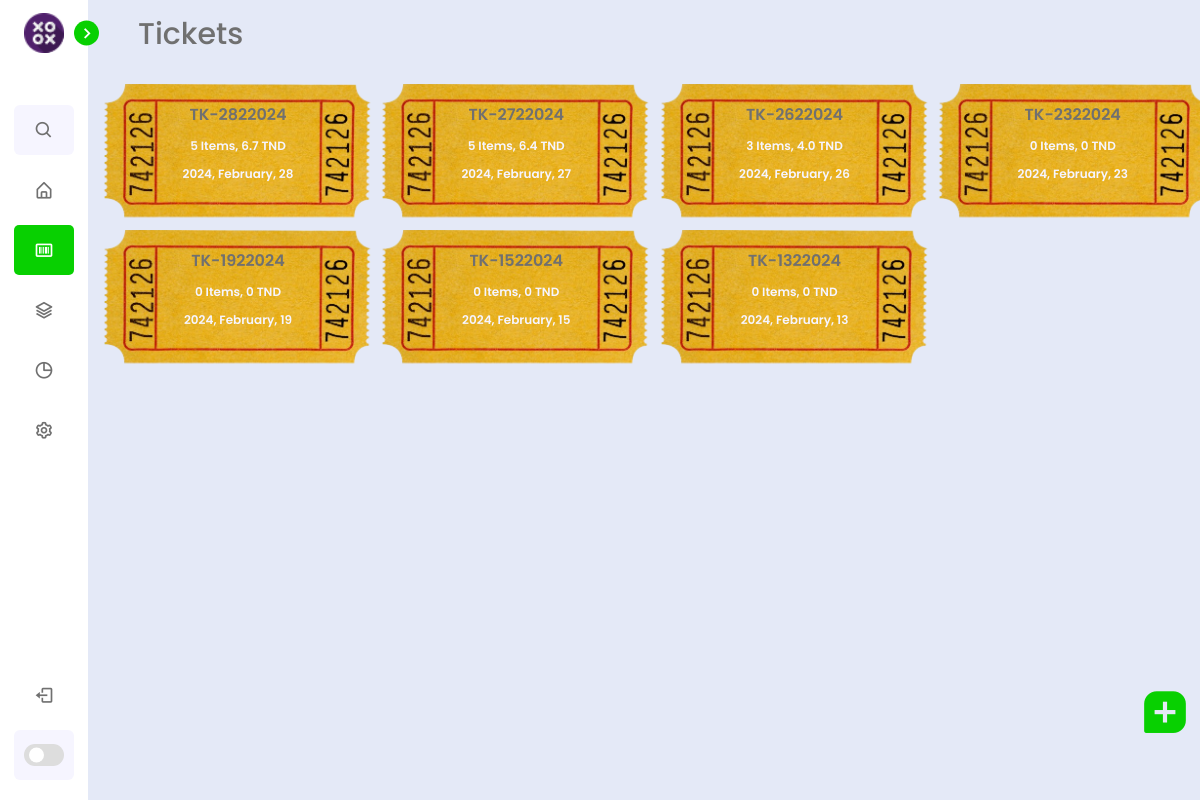
Page /tickets (signed in) on the earlier database version.
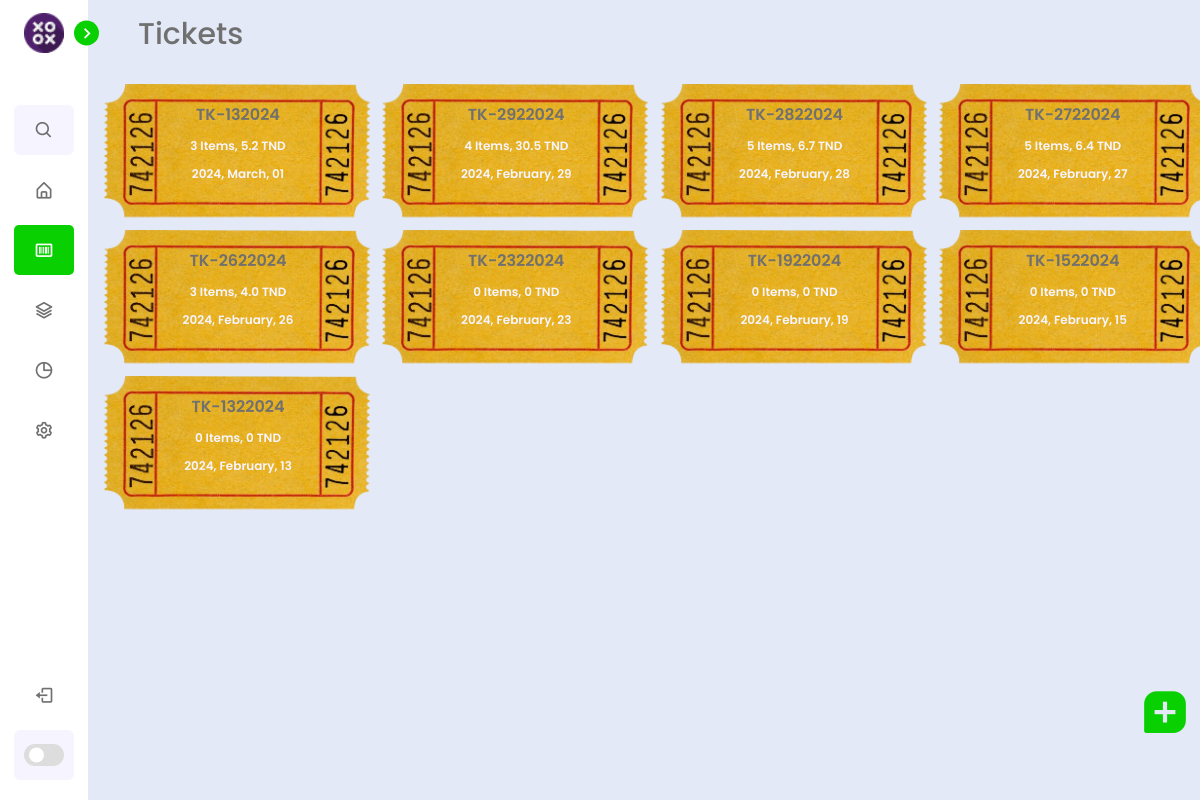
Same page on the later database version.
### tables this page shows
CREATE TABLE "tickets" (
	"id"	INTEGER NOT NULL,
	"createdAt"	TEXT NOT NULL,
	"user"	INTEGER NOT NULL,
	"code"	TEXT NOT NULL,
	PRIMARY KEY("id" AUTOINCREMENT),
	FOREIGN KEY("user") REFERENCES "users"("id")
);

### app.py (the view)
@app.route('/tickets')
def tickets():
    tk = Ticket(session.get("userId"))
    return render_template("tickets.html",session=session,jsonObj=loadJsonFile(),tickets=tk.getAllTickets())

### Models/dbmanager.py (called while the page is built)
def fetchData(strQuery,data):
    conn = sqlite3.connect('moymgmt_v2.db')
    cursor = conn.cursor()
    cursor.execute(strQuery,data)
    rows = cursor.fetchall()
    conn.close()
    return rows

### Models/item.py (called while the page is built)
    def generateTodayTimeStamp(self,prefix="TK"):
        return prefix+"-"+str(datetime.now().day)+str(datetime.now().month)+str(datetime.now().year)

### app.py (called while the page is built)
def loadJsonFile(filename="categories.json"):
    with open(filename, 'r') as file:
        data = json.load(file)
    return data

### templates/tickets.html (shortened to what this page needs)
{% extends "base.html" %}
{% block body %}
<div class="text">Tickets</div>
<div class="ticket-container">
    {% for ticket in tickets %}
    <div class="ticket-card">
        <p><a href="#">{{ ticket[1] }}</a></p>
        <p style="font-size: 12px;">{{ ticket[3] }} Items, {{ ticket[4] }} TND</p>
        <p style="font-size: 12px;">{{ ticket[0] }}</p>
    </div>
    {% endfor %}
</div>
{% endblock %}

### templates/base.html (shortened to what this page needs)
<!DOCTYPE html>
<html lang="en">
<head>
    <link rel="stylesheet" href="{{ url_for('static',filename='css/style.css') }}">
    <link href='https://unpkg.com/boxicons@2.1.1/css/boxicons.min.css' rel='stylesheet'>
</head>
<body>
    <nav class="sidebar close">
        <header>
            <div class="image-text">
                <span class="image">
                    <img src="{{ url_for('uploaded_file',filename='d3f5a878d87976c8da223eabbed9eebd.png') }}" alt="">
                </span>
            </div>
            <i class='bx bx-chevron-right toggle'></i>
        </header>
        <div class="menu-bar">
            <div class="menu">
                <li class="search-box">
                    <i class='bx bx-search icon'></i>
                </li>
                <ul class="menu-links">
                    <li class="nav-link {% if request.endpoint == 'index' %}active{% endif %}">
                        <a href="/">
                            <i class='bx bx-home-alt icon'></i>
                        </a>
                    </li>
                    <li class="nav-link {% if request.endpoint == 'tickets' or request.endpoint == 'ticket_details' %}active{% endif %}">
                        <a href="/tickets">
                            <i class='bx bx-barcode icon' ></i>
                        </a>
                    </li>
                    <li class="nav-link">
                        <a href="#">
                            <i class='bx bx-layer icon'></i>
                        </a>
                    </li>
                    <li class="nav-link">
                        <a href="#">
                            <i class='bx bx-pie-chart-alt icon' ></i>
                        </a>
                    </li>
                    <li class="nav-link">
                        <a href="#">
                            <i class='bx bx-cog icon' ></i>
                        </a>
                    </li>
                </ul>
            </div>
            <div class="bottom-content">
                <li class="">
                    <a href="/logout">
                        <i class='bx bx-log-out icon' ></i>
                    </a>
                </li>
                <li class="mode">
                    <div class="toggle-switch">
                        <span class="switch"></span>
                    </div>
                </li>
            </div>
        </div>
    </nav>
    <section class="home">
        {% block body %}{% endblock %}
    </section>
    <div class="add" data-modal-target="#modal"><i class='bx bxs-message-square-add'></i></div>
</body>
</html>

### static/css/style.css (style rules this page uses)
* { margin: 0; padding: 0; box-sizing: border-box; font-family: 'Poppins', sans-serif; }
:root { --body-color: #E4E9F7; --sidebar-color: #FFF; --primary-color: #08d001; --primary-color-light: #F6F5FF; --toggle-color: #DDD; --text-color: #707070; --text-color-light:#F6F5FF; --popup-color: #eee; --tran-03: all 0.2s ease; --tran-03: all 0.3s ease; --tran-04: all 0.3s ease; --tran-05: all 0.3s ease; --tran-06: all 1s ease; }
body { min-height: 100vh; background-color: var(--body-color); transition: var(--tran-05); }
.sidebar { position: fixed; top: 0; left: 0; height: 100%; width: 250px; padding: 10px 14px; background: var(--sidebar-color); transition: var(--tran-05); z-index: 100; }
.sidebar.close { width: 88px; }
.sidebar li { height: 50px; list-style: none; display: flex; align-items: center; margin-top: 10px; }
.sidebar header .image, .sidebar .icon { min-width: 60px; border-radius: 6px; }
.sidebar .icon { min-width: 60px; border-radius: 6px; height: 100%; display: flex; align-items: center; justify-content: center; font-size: 20px; }
.sidebar .text, .sidebar .icon { color: var(--text-color); transition: var(--tran-03); }
.sidebar header { position: relative; }
.sidebar header .image-text { display: flex; align-items: center; }
.sidebar header .image { display: flex; align-items: center; justify-content: center; }
.sidebar header .image img { width: 40px; border-radius: 6px; }
.sidebar header .toggle { position: absolute; top: 50%; right: -25px; transform: translateY(-50%) rotate(180deg); height: 25px; width: 25px; background-color: var(--primary-color); color: var(--sidebar-color); border-radius: 50%; display: flex; align-items: center; justify-content: center; font-size: 22px; cursor: pointer; transition: var(--tran-05); }
.sidebar.close .toggle { transform: translateY(-50%) rotate(0deg); }
.sidebar .menu { margin-top: 40px; }
.sidebar li.search-box { border-radius: 6px; background-color: var(--primary-color-light); cursor: pointer; transition: var(--tran-05); }
.sidebar li a { list-style: none; height: 100%; background-color: transparent; display: flex; align-items: center; height: 100%; width: 100%; border-radius: 6px; text-decoration: none; transition: var(--tran-03); }
.active { background-color: var(--primary-color); border-radius: 5px; }
.active .text, .active .icon { color: var(--sidebar-color); }
.sidebar .menu-bar { height: calc(100% - 55px); display: flex; flex-direction: column; justify-content: space-between; overflow-y: scroll; }
.sidebar .menu-bar .mode { border-radius: 6px; background-color: var(--primary-color-light); position: relative; transition: var(--tran-05); }
.menu-bar .bottom-content .toggle-switch { position: absolute; right: 0; height: 100%; min-width: 60px; display: flex; align-items: center; justify-content: center; border-radius: 6px; cursor: pointer; }
.toggle-switch .switch { position: relative; height: 22px; width: 40px; border-radius: 25px; background-color: var(--toggle-color); transition: var(--tran-05); }
.switch::before { content: ''; position: absolute; height: 15px; width: 15px; border-radius: 50%; top: 50%; left: 5px; transform: translateY(-50%); background-color: var(--sidebar-color); transition: var(--tran-04); }
.home { position: absolute; top: 0; top: 0; left: 250px; height: 100vh; width: calc(100% - 250px); background-color: var(--body-color); transition: var(--tran-05); }
.home .text { font-size: 30px; font-weight: 500; color: var(--text-color); padding: 12px 60px; }
.sidebar.close ~ .home { left: 78px; height: 100vh; width: calc(100% - 78px); }
.add { position: absolute; left: 95%; top: 85%; font-size: 50px; font-weight: bold; color: var(--primary-color); transition: var(--tran-06); }
.ticket-container { display: grid; grid-template-columns: repeat(auto-fill, minmax(20%, 1fr)); gap: 1px; margin-left: 10px; margin-top: 15px; }
.ticket-card { width: 300px; height: 140px; background-image: url('../images/ticket2.png'); background-size: cover; background-position: center; margin-bottom: 5px; color: var(--text-color-light); text-align: center; padding: 8px; }
.ticket-card p { margin-top: 10px; font-weight: 600; font-size: 16px; }
.ticket-card p a { color: var(--text-color); text-decoration: none; }

Differences in the rows shown:
added tickets: code "TK-132024", ticket "3", ticket "5.2", ticket "2024, March, 01"
added tickets: code "TK-2922024", ticket "4", ticket "30.5", ticket "2024, February, 29"
